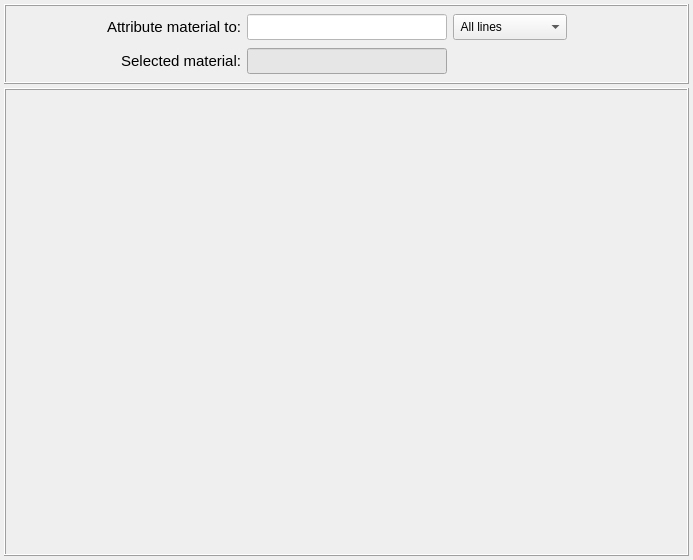
<?xml version="1.0" encoding="UTF-8"?>
<ui version="4.0">
 <class>Dialog</class>
 <widget class="QDialog" name="Dialog">
  <property name="geometry">
   <rect>
    <x>0</x>
    <y>0</y>
    <width>693</width>
    <height>560</height>
   </rect>
  </property>
  <property name="windowTitle">
   <string>Dialog</string>
  </property>
  <layout class="QGridLayout" name="gridLayout">
   <property name="leftMargin">
    <number>4</number>
   </property>
   <property name="topMargin">
    <number>4</number>
   </property>
   <property name="rightMargin">
    <number>4</number>
   </property>
   <property name="bottomMargin">
    <number>4</number>
   </property>
   <property name="spacing">
    <number>4</number>
   </property>
   <item row="1" column="0">
    <widget class="QFrame" name="frame_main_widget">
     <property name="frameShape">
      <enum>QFrame::Box</enum>
     </property>
     <property name="frameShadow">
      <enum>QFrame::Raised</enum>
     </property>
    </widget>
   </item>
   <item row="0" column="0">
    <widget class="QFrame" name="frame">
     <property name="minimumSize">
      <size>
       <width>400</width>
       <height>0</height>
      </size>
     </property>
     <property name="maximumSize">
      <size>
       <width>800</width>
       <height>80</height>
      </size>
     </property>
     <property name="frameShape">
      <enum>QFrame::Box</enum>
     </property>
     <property name="frameShadow">
      <enum>QFrame::Raised</enum>
     </property>
     <property name="lineWidth">
      <number>1</number>
     </property>
     <layout class="QGridLayout" name="gridLayout_2">
      <property name="leftMargin">
       <number>6</number>
      </property>
      <property name="topMargin">
       <number>6</number>
      </property>
      <property name="rightMargin">
       <number>6</number>
      </property>
      <property name="bottomMargin">
       <number>6</number>
      </property>
      <item row="0" column="0">
       <widget class="QLabel" name="label">
        <property name="font">
         <font>
          <family>MS Shell Dlg 2</family>
          <pointsize>11</pointsize>
          <weight>50</weight>
          <bold>false</bold>
         </font>
        </property>
        <property name="text">
         <string>&lt;html&gt;&lt;head/&gt;&lt;body&gt;&lt;p align=&quot;right&quot;&gt;Attribute material to:&lt;/p&gt;&lt;/body&gt;&lt;/html&gt;</string>
        </property>
        <property name="textFormat">
         <enum>Qt::AutoText</enum>
        </property>
        <property name="alignment">
         <set>Qt::AlignCenter</set>
        </property>
       </widget>
      </item>
      <item row="0" column="1">
       <widget class="QLineEdit" name="lineEdit_selected_id">
        <property name="enabled">
         <bool>true</bool>
        </property>
        <property name="minimumSize">
         <size>
          <width>200</width>
          <height>26</height>
         </size>
        </property>
        <property name="maximumSize">
         <size>
          <width>200</width>
          <height>26</height>
         </size>
        </property>
        <property name="font">
         <font>
          <family>MS Shell Dlg 2</family>
          <pointsize>11</pointsize>
          <weight>50</weight>
          <italic>false</italic>
          <bold>false</bold>
         </font>
        </property>
        <property name="focusPolicy">
         <enum>Qt::ClickFocus</enum>
        </property>
        <property name="styleSheet">
         <string notr="true">QLineEdit{background-color: rgb(255, 255, 255); color: rgb(0, 0, 255)}
QLineEdit:disabled {background-color: rgb(230, 230, 230); color: rgb(0, 0, 255)}</string>
        </property>
        <property name="text">
         <string/>
        </property>
        <property name="alignment">
         <set>Qt::AlignCenter</set>
        </property>
       </widget>
      </item>
      <item row="0" column="2">
       <widget class="QFrame" name="frame_4">
        <property name="frameShape">
         <enum>QFrame::NoFrame</enum>
        </property>
        <property name="frameShadow">
         <enum>QFrame::Raised</enum>
        </property>
        <layout class="QGridLayout" name="gridLayout_3">
         <property name="leftMargin">
          <number>0</number>
         </property>
         <property name="topMargin">
          <number>0</number>
         </property>
         <property name="rightMargin">
          <number>0</number>
         </property>
         <property name="bottomMargin">
          <number>0</number>
         </property>
         <property name="spacing">
          <number>0</number>
         </property>
         <item row="0" column="0">
          <widget class="QComboBox" name="comboBox_attribution_type">
           <property name="minimumSize">
            <size>
             <width>0</width>
             <height>26</height>
            </size>
           </property>
           <property name="maximumSize">
            <size>
             <width>16777215</width>
             <height>26</height>
            </size>
           </property>
           <item>
            <property name="text">
             <string> All lines</string>
            </property>
           </item>
           <item>
            <property name="text">
             <string> Selected lines</string>
            </property>
           </item>
          </widget>
         </item>
         <item row="0" column="1">
          <widget class="QFrame" name="frame_5">
           <property name="frameShape">
            <enum>QFrame::NoFrame</enum>
           </property>
           <property name="frameShadow">
            <enum>QFrame::Raised</enum>
           </property>
          </widget>
         </item>
        </layout>
       </widget>
      </item>
      <item row="1" column="0">
       <widget class="QLabel" name="label_3">
        <property name="font">
         <font>
          <family>MS Shell Dlg 2</family>
          <pointsize>11</pointsize>
          <weight>50</weight>
          <bold>false</bold>
         </font>
        </property>
        <property name="text">
         <string>&lt;html&gt;&lt;head/&gt;&lt;body&gt;&lt;p align=&quot;right&quot;&gt;Selected material:&lt;/p&gt;&lt;/body&gt;&lt;/html&gt;</string>
        </property>
        <property name="textFormat">
         <enum>Qt::AutoText</enum>
        </property>
        <property name="alignment">
         <set>Qt::AlignRight|Qt::AlignTrailing|Qt::AlignVCenter</set>
        </property>
       </widget>
      </item>
      <item row="1" column="1">
       <widget class="QLineEdit" name="lineEdit_selected_material_name">
        <property name="enabled">
         <bool>false</bool>
        </property>
        <property name="minimumSize">
         <size>
          <width>200</width>
          <height>26</height>
         </size>
        </property>
        <property name="maximumSize">
         <size>
          <width>200</width>
          <height>26</height>
         </size>
        </property>
        <property name="font">
         <font>
          <family>MS Shell Dlg 2</family>
          <pointsize>11</pointsize>
          <weight>50</weight>
          <italic>false</italic>
          <bold>false</bold>
         </font>
        </property>
        <property name="focusPolicy">
         <enum>Qt::ClickFocus</enum>
        </property>
        <property name="styleSheet">
         <string notr="true">QLineEdit{background-color: rgb(255, 255, 255); color: rgb(0, 0, 255)}
QLineEdit:disabled {background-color: rgb(230, 230, 230); color: rgb(0, 0, 255)}</string>
        </property>
        <property name="text">
         <string/>
        </property>
        <property name="alignment">
         <set>Qt::AlignCenter</set>
        </property>
       </widget>
      </item>
      <item row="1" column="2">
       <widget class="QFrame" name="frame_3">
        <property name="frameShape">
         <enum>QFrame::NoFrame</enum>
        </property>
        <property name="frameShadow">
         <enum>QFrame::Raised</enum>
        </property>
       </widget>
      </item>
     </layout>
    </widget>
   </item>
  </layout>
 </widget>
 <resources/>
 <connections/>
</ui>
